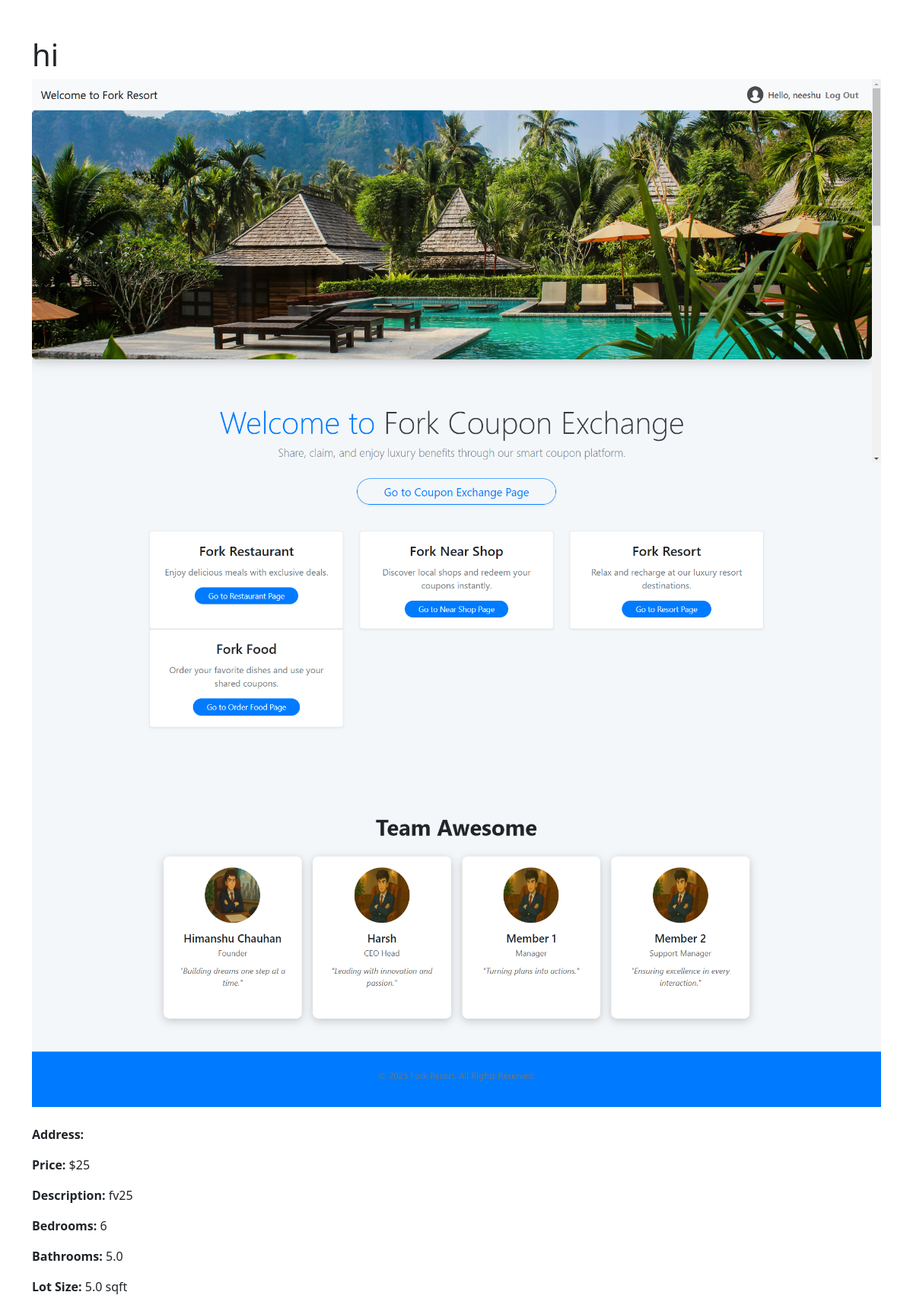
Page /main_page/listing/2/ on the committed database.
### main_page/models.py (models this page shows, shortened)
class Listing(models.Model):
  realtor = models.ForeignKey(Realtor, on_delete=models.CASCADE)
  title = models.CharField(max_length=200)
  address = models.CharField(max_length=200)
  city = models.CharField(max_length=100)
  state = models.CharField(max_length=100)
  zipcode = models.CharField(max_length=20)
  description = models.TextField(blank=True)
  price = models.IntegerField()
  bedrooms = models.IntegerField()
  bathrooms = models.DecimalField(max_digits=2, decimal_places=1)
  garage = models.IntegerField(default=0)
  sqft = models.IntegerField()
  lot_size = models.DecimalField(max_digits=5, decimal_places=1)
  photo_main = models.ImageField(upload_to='photos/%Y/%m/%d/')
  photo_1 = models.ImageField(upload_to='photos/%Y/%m/%d/', blank=True)
  photo_2 = models.ImageField(upload_to='photos/%Y/%m/%d/', blank=True)
  photo_3 = models.ImageField(upload_to='photos/%Y/%m/%d/', blank=True)
  photo_4 = models.ImageField(upload_to='photos/%Y/%m/%d/', blank=True)
  photo_5 = models.ImageField(upload_to='photos/%Y/%m/%d/', blank=True)
  photo_6 = models.ImageField(upload_to='photos/%Y/%m/%d/', blank=True)
  is_published = models.BooleanField(default=True)
  list_date = models.DateTimeField(default=datetime.now, blank=True)

### main_page/views.py (the view)
# urls.py: path('listing/<int:pk>/', views.listing_detail, name='listing_detail'),
def listing_detail(request, pk):
    listing = get_object_or_404(Listing, pk=pk)
    return render(request, "main_page/listing_detail.html", {"listing": listing})

### templates/main_page/listing_detail.html (shortened to what this page needs)
<!DOCTYPE html>
<html lang="en">
  <head>
    <link href="https://cdn.jsdelivr.net/npm/bootstrap@5.1.3/dist/css/bootstrap.min.css" rel="stylesheet" />
  </head>
  <body>
    <div class="container mt-5">
      <h1>{{ listing.title }}</h1>
      <img src="http://127.0.0.1:8000/main_page{{ listing.photo_main.url }}" alt="{{ listing.title }}" class="img-fluid mb-4" />
      <p>
        <strong>Address:</strong> {{ listing.address }}
      </p>
      <p>
        <strong>Price:</strong> ${{ listing.price }}
      </p>
      <p>
        <strong>Description:</strong> {{ listing.description }}
      </p>
      <p>
        <strong>Bedrooms:</strong> {{ listing.bedrooms }}
      </p>
      <p>
        <strong>Bathrooms:</strong> {{ listing.bathrooms }}
      </p>
      <p>
        <strong>Lot Size:</strong> {{ listing.lot_size }} sqft
      </p>
    </div>
  </body>
</html>

### rows in the picture
Listing: title "hi", photo_main (picture), price "25", description "fv25", bedrooms "6", bathrooms "5.0", lot_size "5.0"
